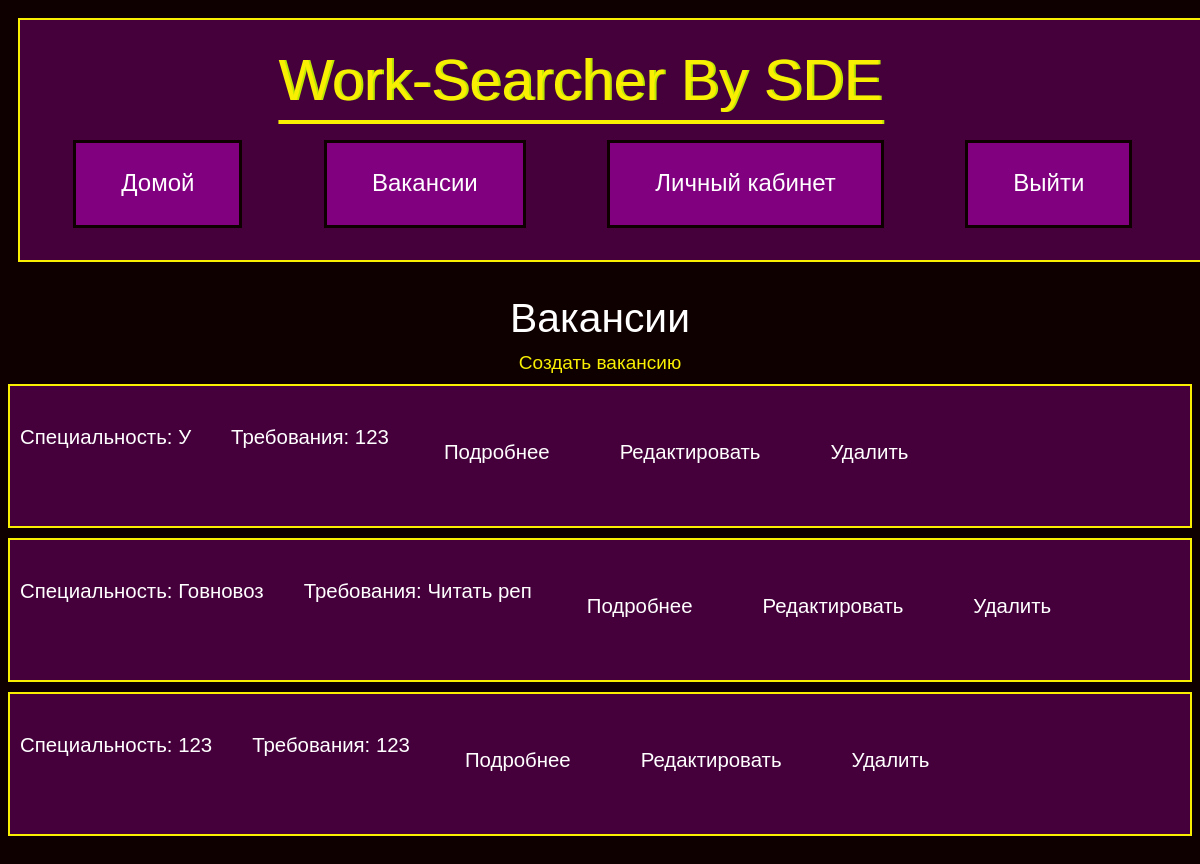
/jobs (signed in), run on an earlier commit of the app's database.
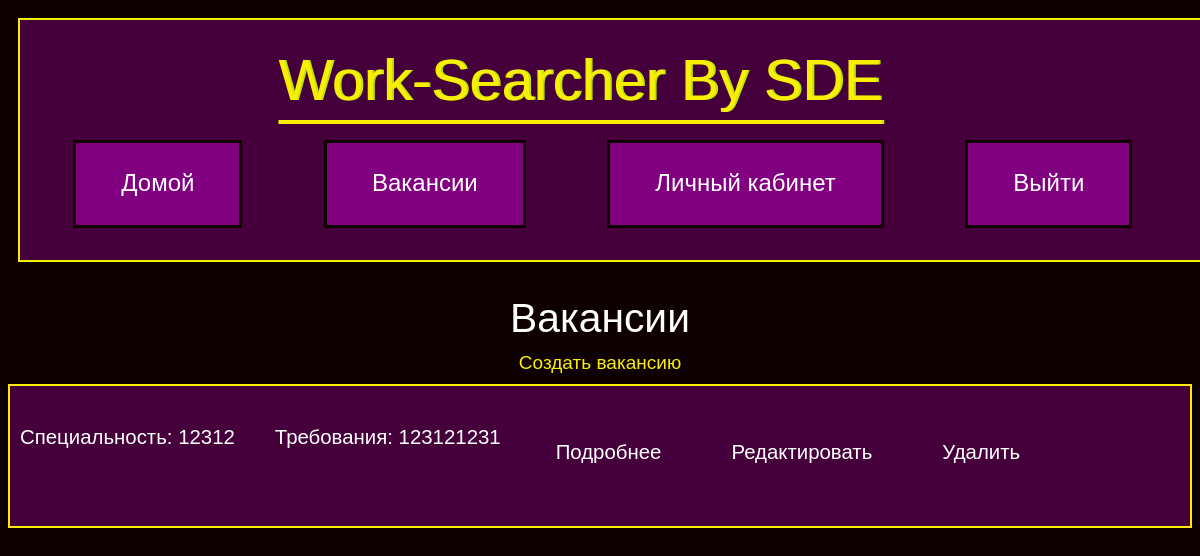
And on a later commit of the database.
### Model/models.py (models this page shows)
class Job(db.Model):
    id = db.Column(db.Integer, primary_key=True)
    title = db.Column(db.String(300), nullable=False)
    description = db.Column(db.Text, nullable=False)
    requirements = db.Column(db.String(200))
    image_filename = db.Column(db.String(300))
    user_id = db.Column(db.Integer, db.ForeignKey('user.id'), nullable=False)
    user = db.relationship('User', backref=db.backref('jobs', lazy=True))
    status = db.Column(db.Boolean, nullable=True)
    resumes = db.relationship('Resume', secondary=job_resume_association, backref=db.backref('jobs', lazy=True))

### Controller/CZN.py (the view)
@CZN.route("/jobs", methods=['GET', 'POST'])
def jobs():
    selected_region_id = request.args.get('region', 'all')
    status = request.args.get('status', 'all')
    regions = Region.query.all()
    selected_region = None
    if current_user.is_authenticated:
        if current_user.is_admin:
            if selected_region_id != 'all':
                if status == 'pending':
                    jobs = Job.query.join(User).filter(User.region_id==selected_region_id, (Job.status==None)).all()
                elif status == 'approved':
                    jobs = Job.query.join(User).filter(User.region_id==selected_region_id, (Job.status==True)).all()
                elif status == 'rejected':
                    jobs = Job.query.join(User).filter(User.region_id==selected_region_id, (Job.status==False)).all()
                else:
                    jobs = Job.query.join(User).filter(User.region_id==selected_region_id).all()
            else:
                if status == 'pending':
                    jobs = Job.query.join(User).filter((Job.status==None)).all()
                elif status == 'approved':
                    jobs = Job.query.join(User).filter((Job.status==True)).all()
                elif status == 'rejected':
                    jobs = Job.query.join(User).filter((Job.status==False)).all()
                else:
                    jobs = Job.query.all()
        else:
            if selected_region_id != 'all':
                jobs = Job.query.join(User).filter(User.region_id==selected_region_id, (Job.status==True)).all()
            else:
                jobs = Job.query.filter((Job.status==True) | (Job.user_id==current_user.id)).all()
        selected_region = Region.query.get(current_user.region_id)
    else:
        if selected_region_id != 'all':
            jobs = Job.query.join(User).filter(User.region_id==selected_region_id, (Job.status==True)).all()
        else:
            jobs = Job.query.filter_by(status=True).all()
    return render_template('jobs.html', jobs=reversed(jobs), selected_region=selected_region, regions=regions)

### app.py (called while the page is built)
@login_manager.user_loader
def load_user(user_id):
    return User.query.get(int(user_id))

### templates/jobs.html (shortened to what this page needs)
{% extends "base.html" %}
{% block content %}
    <h1 class ="job_creation_logo2">Вакансии</h1>
    {% if current_user.is_authenticated %}
        {% if current_user.employer_status and not current_user.is_admin %}
            <a href="{{ url_for('job.create_job') }}" class="job_creation_logo">Создать вакансию</a>
        {% endif %}
    {% endif %}
    {% if jobs %}
        <ul>
            {% for job in jobs %}
                <div class="job_plate">
                    <h2 class="job_content">Специальность: {{ job.title }}</h2>
                    <h2 class="job_content"> Требования: {{ job.requirements }}</h2>
                    <a href="{{ url_for('job.show_job', job_id=job.id) }}" class = "job_content">Подробнее</a>
                    {% if current_user.is_authenticated and job.user_id == current_user.id %}
                        <a href="{{ url_for('job.edit_job', job_id=job.id) }}" class="job_content">Редактировать </a>
                        <a href="{{ url_for('job.delete_job', job_id=job.id) }}" class="job_content">Удалить</a>
                    {% endif %}
                </div>
            {% endfor %}
        </ul>
    {% else %}
        <p>No jobs available for the selected region.</p>
    {% endif %}
{% endblock %}

What changed in the data, as far as the page shows it:
removed Job: title "У", requirements "123"
removed Job: title "Говновоз", requirements "Читать реп"
removed Job: title "123", requirements "123"
added Job: title "12312", requirements "123121231"
